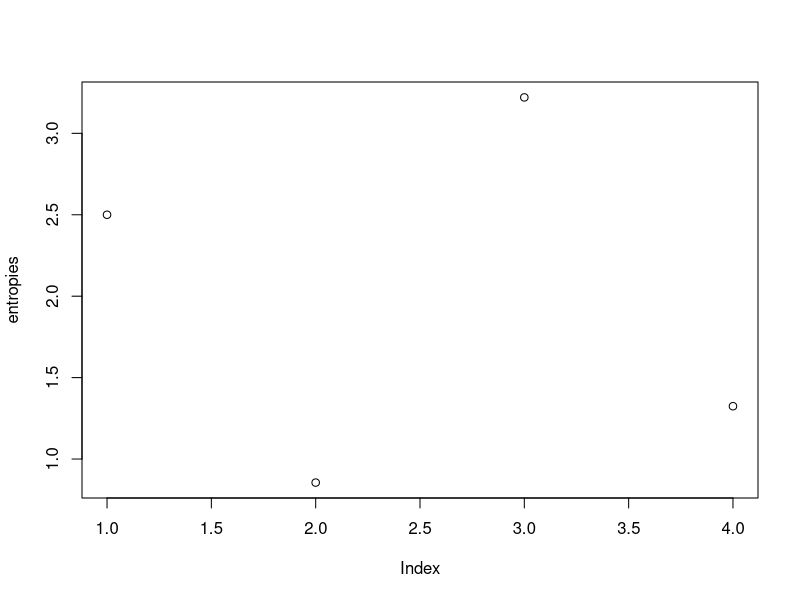

R code for this plot:
# matriz de adjacencia
# probabilidade de transicao

# origem nas linhas
# destino nas colunas

#  0        1       2
#0 0        1       0 
#1 0.25     0.5     0.25
#2 0.5      0.5     0


madj.data <- c(0,1,0,0.25,0.5,0.25,0.5,0.5,0)
madj = matrix(madj.data, nrow = 3, ncol = 3, byrow = TRUE)

madj2.data <- c(0,1,0, 0.05,0.9,0.05, 0.05,0.95,0)
madj2 = matrix(madj2.data, nrow = 3, ncol = 3, byrow = TRUE)

madj3.data <- c(0,1,0,0,  0.025,0.8,0.025,0.15,  0.05,0.95,0,0,     0,0,0,0)
madj3 = matrix(madj3.data, nrow = 4, ncol = 4, byrow = TRUE)

madj4.data <- c(0,0.9,0.1, 0.05,0.9,0.05, 0.05,0.95,0)
madj4 = matrix(madj4.data, nrow = 3, ncol = 3, byrow = TRUE)


entropy_system = function(m){
  
  epsilon = 1e-10
  m = m + epsilon
  
  # normalize
  M = t(apply(m, 1, function(row) {row / sum(row) } ))
  
  entropies = M * log2(1/M)
  
  # uncertainty about the system
  sum_entropy = sum(entropies)
  
  return(sum_entropy)
  
}

e1 = entropy_system(madj)
e2 = entropy_system(madj2)

# com variacao espacial
e3 = entropy_system(madj3)

# com variacao temporal
e4 = entropy_system(madj4)

cat(e1)
cat(e2)
cat(e3)
cat(e4)

entropies = c(e1,e2,e3,e4)

plot(entropies)

# Grow When Required
# RSOM
# Self Organizing Novelty Detector






